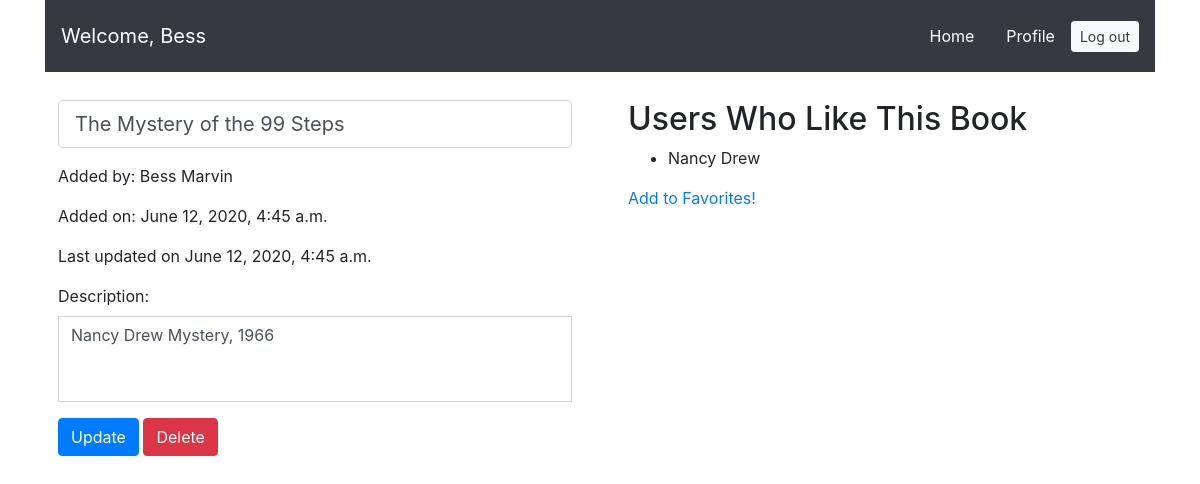
/books/5 (signed in), run on the app's committed database.
### login_app/models.py (models this page shows)
class User(models.Model):
    first_name = models.CharField(max_length=45)
    last_name = models.CharField(max_length=45)
    email = models.CharField(max_length=255)
    password = models.CharField(max_length=255)
    created_at = models.DateTimeField(auto_now_add=True)
    updated_at = models.DateTimeField(auto_now=True)
    objects = UserManager()

### book_app/models.py (models this page shows)
class Book(models.Model):
    uploaded_by = models.ForeignKey(User, related_name="books_uploaded", on_delete=models.CASCADE)
    liked_by = models.ManyToManyField(User, related_name="liked_books")
    title = models.CharField(max_length=255)
    desc = models.TextField()
    created_at = models.DateTimeField(auto_now_add=True)
    updated_at = models.DateTimeField(auto_now=True)
    objects = BookManager()

### book_app/views.py (the view)
# urls.py: path('<int:id>', views.book_detail),
def book_detail(request, id):
    context = {
        'this_book': Book.objects.get(id=id),
        'logged_user': User.objects.get(id=request.session['user_id']),
        'all_users': User.objects.all()
    }
    return render(request, 'book/book_detail.html', context)

### book_app/templates/book/book_detail.html (shortened to what this page needs)
<!DOCTYPE html>
<html lang="en">
<head>
    <link rel="stylesheet" href="https://stackpath.bootstrapcdn.com/bootstrap/4.3.1/css/bootstrap.min.css">
</head>
<body>
    <div class="wrapper container">
        <nav class="navbar navbar-expand-lg navbar-dark bg-dark">
            <a class="navbar-brand" href="/books">Welcome, {{ request.session.username }}</a>
            <div class="collapse navbar-collapse" id="navbarText">
                <span class="navbar-text"><a class="navbar" href="/books">Home</a></span>
                <span class="navbar-text"><a class="navbar" href="/books/profile/{{logged_user.id}}">Profile</a></span>
                <span class="navbar-text"><a class="btn btn-sm btn-light text-dark" href="/logout" role="button">Log out</a></span>
            </div>
        </nav>
        <div class="row">
            <div class="col p-4 m-1">
                {% if this_book.uploaded_by == logged_user %}
                <form action="/books/update/{{this_book.id}}" method="POST">
                    <div class="form-group">
                        <h2><input type="text" class="form-control form-control-lg" name="title" value="{{ this_book.title }}"></h2>
                    </div>
                    <div class="form-group">
                        <p>Added by: {{ this_book.uploaded_by.first_name }} {{ this_book.uploaded_by.last_name }}</p>
                    </div>
                    <div class="form-group">
                        <p>Added on: {{ this_book.created_at }}</p>
                    </div>
                    <div class="form-group">
                        <p>Last updated on {{ this_book.updated_at }}</p>
                    </div>
                    <div class="form-group">
                        <label for="desc">Description:</label>
                        <textarea class="form-control rounded-0" rows="3" style="resize:none;" name="desc">{{ this_book.desc }}</textarea>
                    </div>
                    <button type="submit" class="btn btn-primary">Update</button></a>
                    <a href="/books/destroy/{{this_book.id}}" class="btn btn-danger">Delete</a>
                </form>
                {% endif %}
            </div>
            <div class="col p-4 m-1">
                <h2 class="display-7">Users Who Like This Book</h2>
                {% for user in this_book.liked_by.all %}
                {% if user == logged_user %}
                <ul>
                    <li>{{ logged_user.first_name }} {{ logged_user.last_name }} |
                        <a href="/books/destroy_favorite/{{this_book.id}}">Unfavorite</a></li>
                </ul>
                {% else %}
                <ul>
                    <li>{{ user.first_name }} {{ user.last_name }}</li>
                </ul>
                {% endif %}
                {% if logged_user not in this_book.liked_by.all %}
                <a href="/books/favorite/{{this_book.id}}">Add to Favorites!</a>
                {% endif %}
                {% endfor %}
            </div>
        </div>
    </div>
</body>
</html>

### data on the page
User: session.username "Bess"
Book: title "The Mystery of the 99 Steps", uploaded_by.first_name "Bess", uploaded_by.last_name "Marvin", created_at "June 12, 2020, 4:45 a.m.", updated_at "June 12, 2020, 4:45 a.m.", desc "Nancy Drew Mystery, 1966"
User: first_name "Nancy", last_name "Drew"
